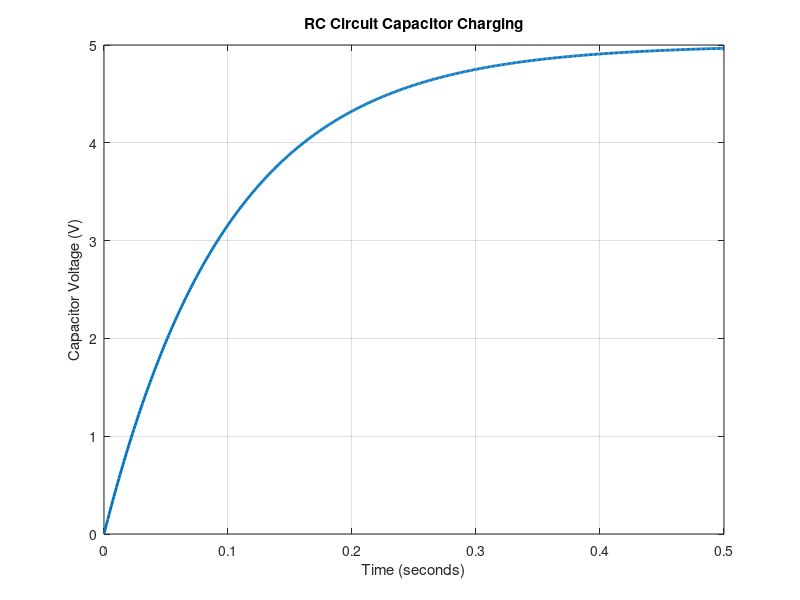

Recreate this plot in MATLAB.

clc;
clear;
close all;

% RC Circuit Charging Simulation

% 1. Define circuit parameters
R = 1000;       % Resistance in ohms
C = 100e-6;     % Capacitance in farads
Vs = 5;         % Supply voltage in volts

% 2. Calculate time constant
tau = R * C;

% 3. Create time values
t = linspace(0, 5*tau, 500);

% 4. Calculate capacitor voltage
Vc = Vs * (1 - exp(-t/tau));

% 5. Plot the charging curve
figure;
plot(t, Vc, 'LineWidth', 2);

grid on;
xlabel('Time (seconds)');
ylabel('Capacitor Voltage (V)');
title('RC Circuit Capacitor Charging');

% 6. Display time constant
fprintf('Time constant = %.3f seconds\n', tau);

% 7. Save graph as an image
exportgraphics(gcf, 'rc_charging.png', ...
    'Resolution', 300);
